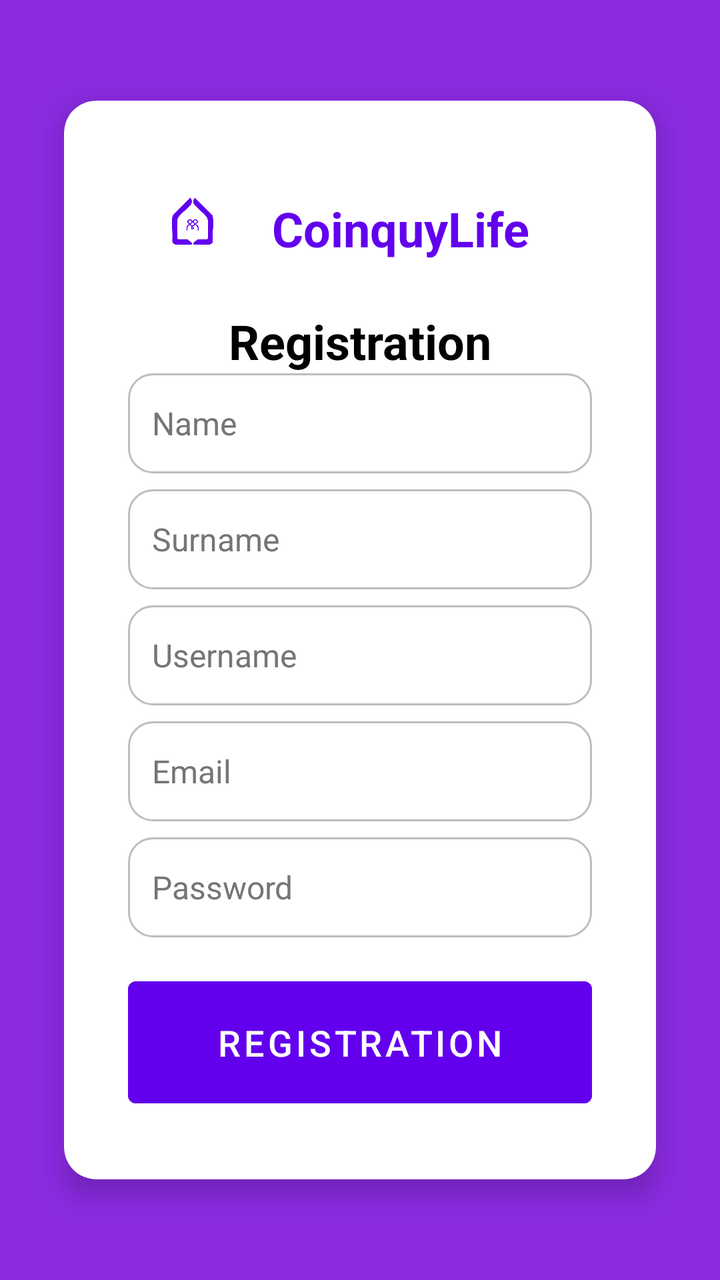
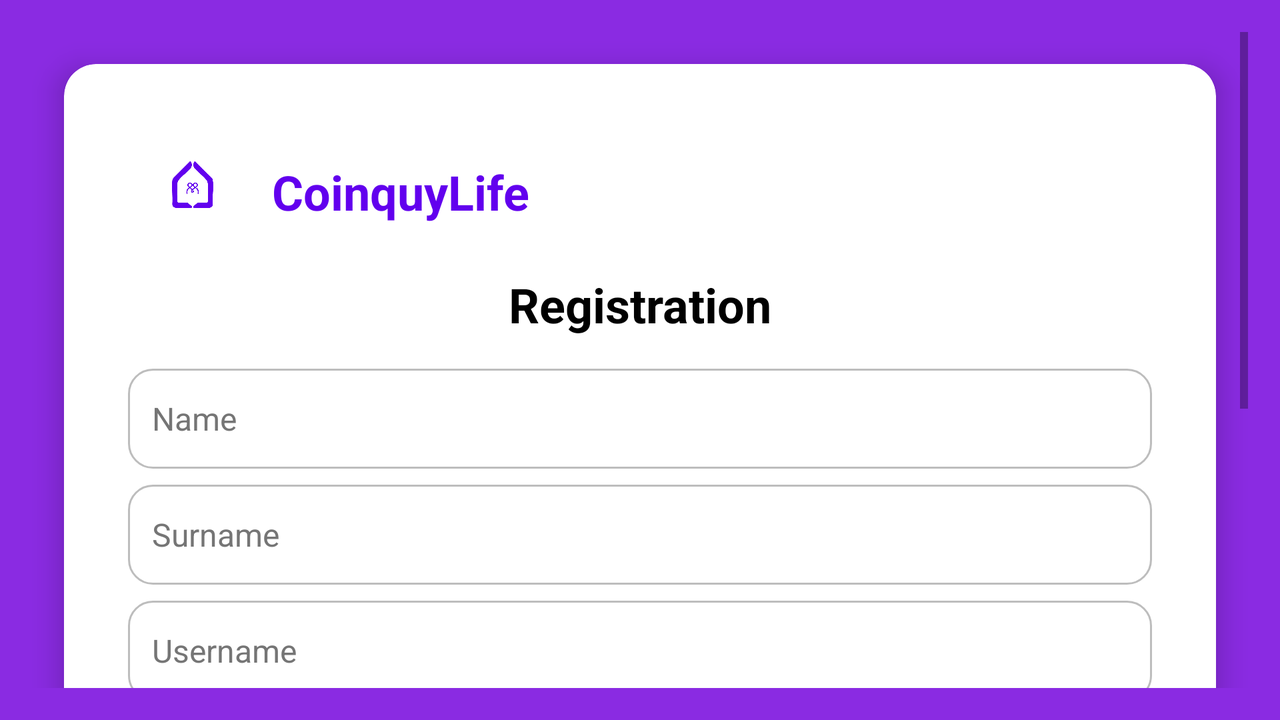

The same Android screen from two of the app's own layout files: first res/layout/ as a phone draws it, then the repository's variant for another configuration, drawn on a device whose configuration selects that folder. Both files follow.
<!-- AndroidManifest.xml: application theme Theme.CoinquyLifeJava -->
<!-- res/layout/fragment_register.xml -->
<?xml version="1.0" encoding="utf-8"?>
<androidx.constraintlayout.widget.ConstraintLayout
    xmlns:android="http://schemas.android.com/apk/res/android"
    xmlns:app="http://schemas.android.com/apk/res-auto"
    xmlns:tools="http://schemas.android.com/tools"
    android:id="@+id/constraintLayoutRegister"
    android:layout_width="match_parent"
    android:layout_height="match_parent"
    android:padding="16dp"
    android:background="#8A2BE2"
    tools:context=".Auth.PRESENTATION.UI.RegisterFragment">

    
    <androidx.cardview.widget.CardView
        android:id="@+id/cardRegisterContainer"
        android:layout_width="0dp"
        android:layout_height="wrap_content"
        android:layout_margin="16dp"
        app:cardBackgroundColor="@android:color/white"
        app:cardCornerRadius="16dp"
        app:cardElevation="8dp"
        app:layout_constraintTop_toTopOf="parent"
        app:layout_constraintBottom_toBottomOf="parent"
        app:layout_constraintStart_toStartOf="parent"
        app:layout_constraintEnd_toEndOf="parent">

        <androidx.constraintlayout.widget.ConstraintLayout
            android:layout_width="match_parent"
            android:layout_height="wrap_content"
            android:padding="32dp">

            
            <LinearLayout
                android:id="@+id/logoRegisterContainer"
                android:layout_width="0dp"
                android:layout_height="wrap_content"
                android:orientation="horizontal"
                android:gravity="center_vertical"
                android:layout_marginBottom="16dp"
                app:layout_constraintTop_toTopOf="parent"
                app:layout_constraintStart_toStartOf="parent"
                app:layout_constraintEnd_toEndOf="parent">

                <ImageView
                    android:layout_width="64dp"
                    android:layout_height="64dp"
                    android:layout_marginEnd="8dp"
                    android:contentDescription="@string/login_icon_description"
                    android:src="@drawable/logo_lucia_blu"
                    app:tint="#6200EE" />

                <TextView
                    android:layout_width="wrap_content"
                    android:layout_height="wrap_content"
                    android:text="@string/coinquylife"
                    android:textColor="#6200EE"
                    android:textSize="24sp"
                    android:textStyle="bold" />
            </LinearLayout>

            

            
            <TextView
                android:id="@+id/tvRegisterTitle"
                android:layout_width="wrap_content"
                android:layout_height="wrap_content"
                android:layout_marginTop="8dp"
                android:text="@string/register"
                android:textColor="@android:color/black"
                android:textSize="24sp"
                android:textStyle="bold"
                app:layout_constraintEnd_toEndOf="parent"
                app:layout_constraintStart_toStartOf="parent"
                app:layout_constraintTop_toBottomOf="@id/logoRegisterContainer" />

            <EditText
                android:id="@+id/etNome"
                android:layout_width="0dp"
                android:layout_height="50dp"
                android:hint="@string/name"
                android:inputType="textPersonName"
                android:padding="12dp"
                android:textColor="@android:color/black"
                android:textColorHint="#757575"
                android:textSize="16sp"
                android:background="@drawable/round_edittext"
                app:layout_constraintTop_toBottomOf="@id/tvRegisterTitle"
                app:layout_constraintStart_toStartOf="parent"
                app:layout_constraintEnd_toEndOf="parent" />

            
            <EditText
                android:id="@+id/etCognome"
                android:layout_width="0dp"
                android:layout_height="50dp"
                android:hint="@string/surname"
                android:inputType="textPersonName"
                android:padding="12dp"
                android:textColor="@android:color/black"
                android:textColorHint="#757575"
                android:textSize="16sp"
                android:background="@drawable/round_edittext"
                android:layout_marginTop="8dp"
                app:layout_constraintTop_toBottomOf="@id/etNome"
                app:layout_constraintStart_toStartOf="parent"
                app:layout_constraintEnd_toEndOf="parent" />

            
            <EditText
                android:id="@+id/etUsername"
                android:layout_width="0dp"
                android:layout_height="50dp"
                android:hint="@string/username"
                android:inputType="text"
                android:padding="12dp"
                android:textColor="@android:color/black"
                android:textColorHint="#757575"
                android:textSize="16sp"
                android:background="@drawable/round_edittext"
                android:layout_marginTop="8dp"
                app:layout_constraintTop_toBottomOf="@id/etCognome"
                app:layout_constraintStart_toStartOf="parent"
                app:layout_constraintEnd_toEndOf="parent" />

            
            <EditText
                android:id="@+id/etEmail"
                android:layout_width="0dp"
                android:layout_height="50dp"
                android:hint="@string/email"
                android:inputType="textEmailAddress"
                android:padding="12dp"
                android:textColor="@android:color/black"
                android:textColorHint="#757575"
                android:textSize="16sp"
                android:background="@drawable/round_edittext"
                android:layout_marginTop="8dp"
                app:layout_constraintTop_toBottomOf="@id/etUsername"
                app:layout_constraintStart_toStartOf="parent"
                app:layout_constraintEnd_toEndOf="parent" />

            
            <EditText
                android:id="@+id/etPassword"
                android:layout_width="0dp"
                android:layout_height="50dp"
                android:hint="@string/password"
                android:inputType="textPassword"
                android:padding="12dp"
                android:textColor="@android:color/black"
                android:textColorHint="#757575"
                android:textSize="16sp"
                android:background="@drawable/round_edittext"
                android:layout_marginTop="8dp"
                app:layout_constraintTop_toBottomOf="@id/etEmail"
                app:layout_constraintStart_toStartOf="parent"
                app:layout_constraintEnd_toEndOf="parent" />

            
            <Button
                android:id="@+id/btnRegister"
                android:layout_width="0dp"
                android:layout_height="73dp"
                android:layout_marginTop="16dp"
                android:backgroundTint="#6200EE"
                android:padding="12dp"
                android:text="@string/register"
                android:textColor="@android:color/white"
                android:textSize="18sp"
                app:layout_constraintTop_toBottomOf="@id/etPassword"
                app:layout_constraintStart_toStartOf="parent"
                app:layout_constraintEnd_toEndOf="parent" />

        </androidx.constraintlayout.widget.ConstraintLayout>
    </androidx.cardview.widget.CardView>

</androidx.constraintlayout.widget.ConstraintLayout>
<!-- resources referenced by this layout -->
<resources>
  <!-- drawable logo_lucia_blu: png bitmap (drawable, 8030 bytes) -->
  <!-- drawable round_edittext (drawable) -->
  <?xml version="1.0" encoding="utf-8"?>
  <selector xmlns:android="http://schemas.android.com/apk/res/android">
  
      
      <item android:state_focused="true">
          <shape android:shape="rectangle">
              <solid android:color="@android:color/white" />
              <corners android:radius="12dp" />
              <stroke android:width="2dp" android:color="#6200EE" />
          </shape>
      </item>
  
      
      <item>
          <shape android:shape="rectangle">
              <solid android:color="@android:color/white" />
              <corners android:radius="12dp" />
              <stroke android:width="1dp" android:color="#BDBDBD" />
          </shape>
      </item>
  
  </selector>
  <string name="coinquylife">CoinquyLife</string>
  <string name="email">Email</string>
  <string name="login_icon_description">login icon app</string>
  <string name="name">Name</string>
  <string name="password">Password</string>
  <string name="register">Registration</string>
  <string name="surname">Surname</string>
  <string name="username">Username</string>
  <style name="Theme.CoinquyLifeJava" parent="Theme.MaterialComponents.DayNight.DarkActionBar">
          
          <item name="colorPrimary">@color/purple_500</item>
          <item name="colorPrimaryVariant">@color/purple_700</item>
          <item name="colorOnPrimary">@color/white</item>
          
          <item name="colorSecondary">@color/teal_200</item>
          <item name="colorSecondaryVariant">@color/teal_700</item>
          <item name="colorOnSecondary">@color/black</item>
          
          <item name="android:statusBarColor">?attr/colorPrimaryVariant</item>
          
      </style>
</resources>
<!-- res/layout-land/fragment_register.xml (the repository's variant of the layout above) -->
<!-- drawn on the phone turned sideways -->
<?xml version="1.0" encoding="utf-8"?>
<androidx.constraintlayout.widget.ConstraintLayout
    xmlns:android="http://schemas.android.com/apk/res/android"
    xmlns:app="http://schemas.android.com/apk/res-auto"
    xmlns:tools="http://schemas.android.com/tools"
    android:layout_width="match_parent"
    android:layout_height="match_parent"
    android:padding="16dp"
    android:background="#8A2BE2"
    tools:context=".Auth.PRESENTATION.UI.RegisterFragment">

    <ScrollView
        android:id="@+id/constraintLayoutRegister"
        android:layout_width="0dp"
        android:layout_height="0dp"
        android:fillViewport="true"
        app:layout_constraintTop_toTopOf="parent"
        app:layout_constraintBottom_toBottomOf="parent"
        app:layout_constraintStart_toStartOf="parent"
        app:layout_constraintEnd_toEndOf="parent">

        <androidx.cardview.widget.CardView
            android:id="@+id/cardRegisterContainer"
            android:layout_width="match_parent"
            android:layout_height="wrap_content"
            android:layout_margin="16dp"
            app:cardBackgroundColor="@android:color/white"
            app:cardCornerRadius="16dp"
            app:cardElevation="8dp">

            <androidx.constraintlayout.widget.ConstraintLayout
                android:layout_width="match_parent"
                android:layout_height="wrap_content"
                android:padding="32dp">

                
                <LinearLayout
                    android:id="@+id/logoRegisterContainer"
                    android:layout_width="match_parent"
                    android:layout_height="wrap_content"
                    android:orientation="horizontal"
                    android:gravity="center_vertical"
                    android:layout_marginBottom="16dp"
                    app:layout_constraintTop_toTopOf="parent"
                    app:layout_constraintStart_toStartOf="parent"
                    app:layout_constraintEnd_toEndOf="parent">

                    <ImageView
                        android:layout_width="64dp"
                        android:layout_height="64dp"
                        android:layout_marginEnd="8dp"
                        android:contentDescription="@string/login_icon_description"
                        android:src="@drawable/logo_lucia_blu"
                        app:tint="#6200EE" />

                    <TextView
                        android:layout_width="wrap_content"
                        android:layout_height="wrap_content"
                        android:text="@string/coinquylife"
                        android:textColor="#6200EE"
                        android:textSize="24sp"
                        android:textStyle="bold" />
                </LinearLayout>

                
                <TextView
                    android:id="@+id/tvRegisterTitle"
                    android:layout_width="wrap_content"
                    android:layout_height="wrap_content"
                    android:layout_marginTop="8dp"
                    android:text="@string/register"
                    android:textColor="@android:color/black"
                    android:textSize="24sp"
                    android:textStyle="bold"
                    app:layout_constraintEnd_toEndOf="parent"
                    app:layout_constraintStart_toStartOf="parent"
                    app:layout_constraintTop_toBottomOf="@id/logoRegisterContainer" />

                
                <EditText
                    android:id="@+id/etNome"
                    android:layout_width="0dp"
                    android:layout_height="50dp"
                    android:hint="@string/name"
                    android:inputType="textPersonName"
                    android:padding="12dp"
                    android:textColor="@android:color/black"
                    android:textColorHint="#757575"
                    android:textSize="16sp"
                    android:background="@drawable/round_edittext"
                    android:layout_marginTop="16dp"
                    app:layout_constraintTop_toBottomOf="@id/tvRegisterTitle"
                    app:layout_constraintStart_toStartOf="parent"
                    app:layout_constraintEnd_toEndOf="parent" />

                
                <EditText
                    android:id="@+id/etCognome"
                    android:layout_width="0dp"
                    android:layout_height="50dp"
                    android:hint="@string/surname"
                    android:inputType="textPersonName"
                    android:padding="12dp"
                    android:textColor="@android:color/black"
                    android:textColorHint="#757575"
                    android:textSize="16sp"
                    android:background="@drawable/round_edittext"
                    android:layout_marginTop="8dp"
                    app:layout_constraintTop_toBottomOf="@id/etNome"
                    app:layout_constraintStart_toStartOf="parent"
                    app:layout_constraintEnd_toEndOf="parent" />

                
                <EditText
                    android:id="@+id/etUsername"
                    android:layout_width="0dp"
                    android:layout_height="50dp"
                    android:hint="@string/username"
                    android:inputType="text"
                    android:padding="12dp"
                    android:textColor="@android:color/black"
                    android:textColorHint="#757575"
                    android:textSize="16sp"
                    android:background="@drawable/round_edittext"
                    android:layout_marginTop="8dp"
                    app:layout_constraintTop_toBottomOf="@id/etCognome"
                    app:layout_constraintStart_toStartOf="parent"
                    app:layout_constraintEnd_toEndOf="parent" />

                
                <EditText
                    android:id="@+id/etEmail"
                    android:layout_width="0dp"
                    android:layout_height="50dp"
                    android:hint="@string/email"
                    android:inputType="textEmailAddress"
                    android:padding="12dp"
                    android:textColor="@android:color/black"
                    android:textColorHint="#757575"
                    android:textSize="16sp"
                    android:background="@drawable/round_edittext"
                    android:layout_marginTop="8dp"
                    app:layout_constraintTop_toBottomOf="@id/etUsername"
                    app:layout_constraintStart_toStartOf="parent"
                    app:layout_constraintEnd_toEndOf="parent" />

                
                <EditText
                    android:id="@+id/etPassword"
                    android:layout_width="0dp"
                    android:layout_height="50dp"
                    android:hint="@string/password"
                    android:inputType="textPassword"
                    android:padding="12dp"
                    android:textColor="@android:color/black"
                    android:textColorHint="#757575"
                    android:textSize="16sp"
                    android:background="@drawable/round_edittext"
                    android:layout_marginTop="8dp"
                    app:layout_constraintTop_toBottomOf="@id/etEmail"
                    app:layout_constraintStart_toStartOf="parent"
                    app:layout_constraintEnd_toEndOf="parent" />

                
                <Button
                    android:id="@+id/btnRegister"
                    android:layout_width="0dp"
                    android:layout_height="73dp"
                    android:layout_marginTop="16dp"
                    android:backgroundTint="#6200EE"
                    android:padding="12dp"
                    android:text="@string/register"
                    android:textColor="@android:color/white"
                    android:textSize="18sp"
                    app:layout_constraintTop_toBottomOf="@id/etPassword"
                    app:layout_constraintStart_toStartOf="parent"
                    app:layout_constraintEnd_toEndOf="parent" />

            </androidx.constraintlayout.widget.ConstraintLayout>
        </androidx.cardview.widget.CardView>
    </ScrollView>
</androidx.constraintlayout.widget.ConstraintLayout>
